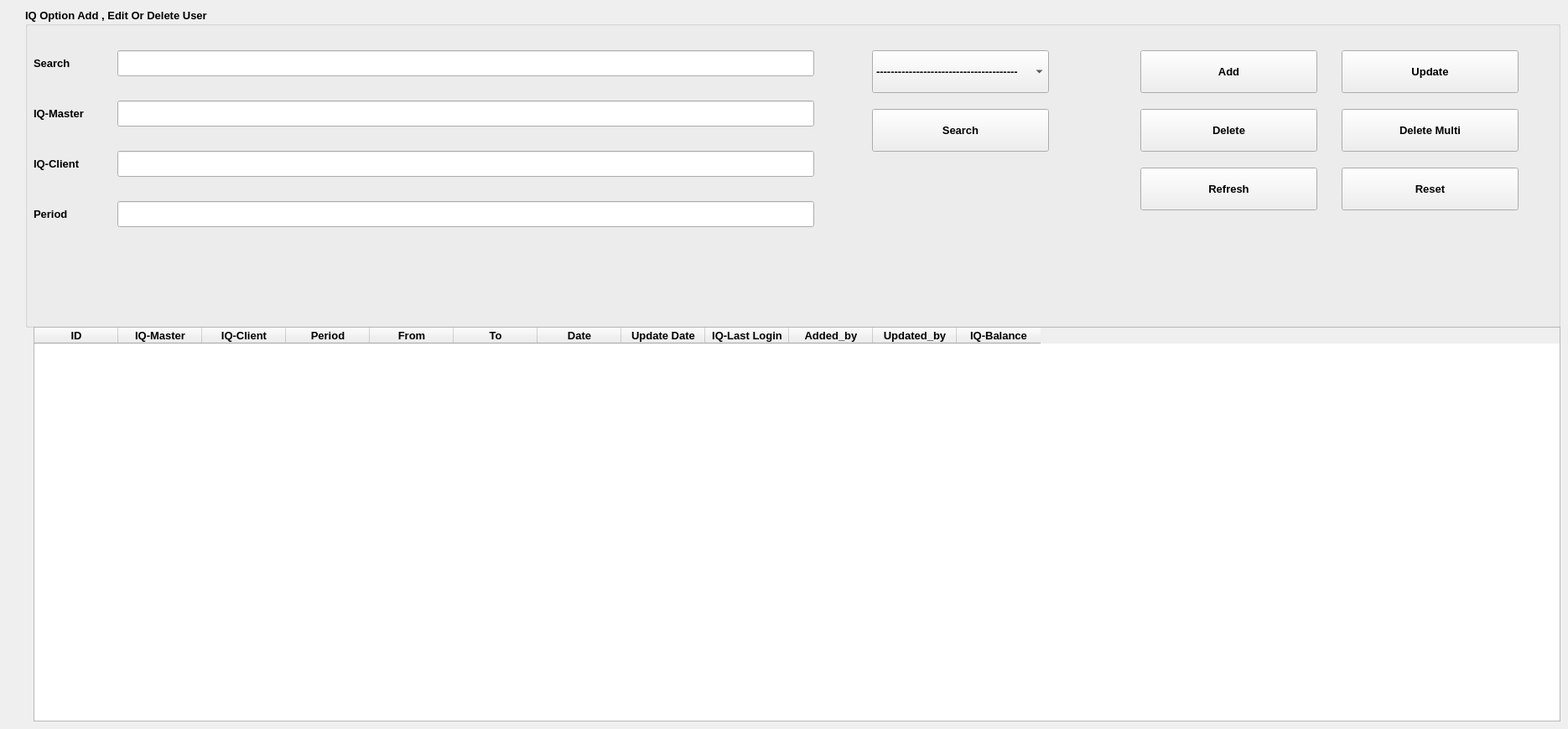
    <widget class="QWidget" name="tab_6">
     <attribute name="title">
      <string>Qx to Qx</string>
     </attribute>
     <widget class="QGroupBox" name="groupBox_14">
      <property name="geometry">
       <rect>
        <x>30</x>
        <y>10</y>
        <width>1831</width>
        <height>381</height>
       </rect>
      </property>
      <property name="font">
       <font>
        <family>Segoe UI</family>
        <pointsize>10</pointsize>
        <weight>75</weight>
        <bold>true</bold>
       </font>
      </property>
      <property name="title">
       <string>IQ Option Add , Edit Or Delete User</string>
      </property>
      <property name="flat">
       <bool>false</bool>
      </property>
      <widget class="QLineEdit" name="lineEdit_46">
       <property name="geometry">
        <rect>
         <x>110</x>
         <y>110</y>
         <width>831</width>
         <height>31</height>
        </rect>
       </property>
       <property name="font">
        <font>
         <family>Segoe UI</family>
         <pointsize>10</pointsize>
        </font>
       </property>
      </widget>
      <widget class="QLabel" name="label_87">
       <property name="geometry">
        <rect>
         <x>10</x>
         <y>110</y>
         <width>81</width>
         <height>31</height>
        </rect>
       </property>
       <property name="font">
        <font>
         <family>Segoe UI</family>
         <pointsize>10</pointsize>
        </font>
       </property>
       <property name="text">
        <string>IQ-Master</string>
       </property>
      </widget>
      <widget class="QLabel" name="label_88">
       <property name="geometry">
        <rect>
         <x>10</x>
         <y>170</y>
         <width>81</width>
         <height>31</height>
        </rect>
       </property>
       <property name="font">
        <font>
         <family>Segoe UI</family>
         <pointsize>10</pointsize>
        </font>
       </property>
       <property name="text">
        <string>IQ-Client</string>
       </property>
      </widget>
      <widget class="QLineEdit" name="lineEdit_47">
       <property name="geometry">
        <rect>
         <x>110</x>
         <y>170</y>
         <width>831</width>
         <height>31</height>
        </rect>
       </property>
       <property name="font">
        <font>
         <family>Segoe UI</family>
         <pointsize>10</pointsize>
        </font>
       </property>
      </widget>
      <widget class="QLineEdit" name="lineEdit_48">
       <property name="geometry">
        <rect>
         <x>110</x>
         <y>50</y>
         <width>831</width>
         <height>31</height>
        </rect>
       </property>
       <property name="font">
        <font>
         <family>Segoe UI</family>
         <pointsize>10</pointsize>
        </font>
       </property>
      </widget>
      <widget class="QLabel" name="label_89">
       <property name="geometry">
        <rect>
         <x>10</x>
         <y>50</y>
         <width>51</width>
         <height>31</height>
        </rect>
       </property>
       <property name="font">
        <font>
         <family>Segoe UI</family>
         <pointsize>10</pointsize>
        </font>
       </property>
       <property name="text">
        <string>Search</string>
       </property>
      </widget>
      <widget class="QLineEdit" name="lineEdit_49">
       <property name="geometry">
        <rect>
         <x>110</x>
         <y>230</y>
         <width>831</width>
         <height>31</height>
        </rect>
       </property>
       <property name="font">
        <font>
         <family>Segoe UI</family>
         <pointsize>10</pointsize>
        </font>
       </property>
      </widget>
      <widget class="QLabel" name="label_90">
       <property name="geometry">
        <rect>
         <x>10</x>
         <y>230</y>
         <width>51</width>
         <height>31</height>
        </rect>
       </property>
       <property name="font">
        <font>
         <family>Segoe UI</family>
         <pointsize>10</pointsize>
        </font>
       </property>
       <property name="text">
        <string>Period</string>
       </property>
      </widget>
     </widget>
     <widget class="QTableWidget" name="tableWidget_12">
      <property name="geometry">
       <rect>
        <x>40</x>
        <y>390</y>
        <width>1821</width>
        <height>471</height>
       </rect>
      </property>
      <property name="font">
       <font>
        <pointsize>10</pointsize>
        <weight>75</weight>
        <bold>true</bold>
       </font>
      </property>
      <column>
       <property name="text">
        <string>ID</string>
       </property>
      </column>
      <column>
       <property name="text">
        <string>IQ-Master</string>
       </property>
      </column>
      <column>
       <property name="text">
        <string>IQ-Client</string>
       </property>
      </column>
      <column>
       <property name="text">
        <string>Period</string>
       </property>
      </column>
      <column>
       <property name="text">
        <string>From</string>
       </property>
      </column>
      <column>
       <property name="text">
        <string>To</string>
       </property>
      </column>
      <column>
       <property name="text">
        <string>Date</string>
       </property>
      </column>
      <column>
       <property name="text">
        <string>Update Date</string>
       </property>
      </column>
      <column>
       <property name="text">
        <string>IQ-Last Login</string>
       </property>
      </column>
      <column>
       <property name="text">
        <string>Added_by</string>
       </property>
      </column>
      <column>
       <property name="text">
        <string>Updated_by</string>
       </property>
      </column>
      <column>
       <property name="text">
        <string>IQ-Balance</string>
       </property>
      </column>
     </widget>
     <widget class="QComboBox" name="Search_ComboBox_12">
      <property name="geometry">
       <rect>
        <x>1040</x>
        <y>60</y>
        <width>211</width>
        <height>51</height>
       </rect>
      </property>
      <property name="font">
       <font>
        <family>Segoe UI</family>
        <pointsize>10</pointsize>
        <weight>75</weight>
        <bold>true</bold>
       </font>
      </property>
      <item>
       <property name="text">
        <string>---------------------------------------</string>
       </property>
      </item>
      <item>
       <property name="text">
        <string>ID</string>
       </property>
      </item>
      <item>
       <property name="text">
        <string>Master &amp; Slave</string>
       </property>
      </item>
      <item>
       <property name="text">
        <string>Master</string>
       </property>
      </item>
      <item>
       <property name="text">
        <string>Slave</string>
       </property>
      </item>
     </widget>
     <widget class="QPushButton" name="Delete_Button_12">
      <property name="geometry">
       <rect>
        <x>1360</x>
        <y>130</y>
        <width>211</width>
        <height>51</height>
       </rect>
      </property>
      <property name="font">
       <font>
        <family>Segoe UI</family>
        <pointsize>10</pointsize>
        <weight>75</weight>
        <bold>true</bold>
       </font>
      </property>
      <property name="text">
       <string>Delete</string>
      </property>
      <property name="icon">
       <iconset resource="resource.qrc">
        <normaloff>:/ico/remove-user.png</normaloff>:/ico/remove-user.png</iconset>
      </property>
      <property name="iconSize">
       <size>
        <width>40</width>
        <height>40</height>
       </size>
      </property>
     </widget>
     <widget class="QPushButton" name="Search_Button_12">
      <property name="geometry">
       <rect>
        <x>1040</x>
        <y>130</y>
        <width>211</width>
        <height>51</height>
       </rect>
      </property>
      <property name="font">
       <font>
        <family>Segoe UI</family>
        <pointsize>10</pointsize>
        <weight>75</weight>
        <bold>true</bold>
       </font>
      </property>
      <property name="text">
       <string>Search</string>
      </property>
      <property name="icon">
       <iconset resource="resource.qrc">
        <normaloff>:/ico/search-user.png</normaloff>:/ico/search-user.png</iconset>
      </property>
      <property name="iconSize">
       <size>
        <width>35</width>
        <height>35</height>
       </size>
      </property>
     </widget>
     <widget class="QPushButton" name="Update_Button_12">
      <property name="geometry">
       <rect>
        <x>1600</x>
        <y>60</y>
        <width>211</width>
        <height>51</height>
       </rect>
      </property>
      <property name="font">
       <font>
        <family>Segoe UI</family>
        <pointsize>10</pointsize>
        <weight>75</weight>
        <bold>true</bold>
       </font>
      </property>
      <property name="text">
       <string>Update</string>
      </property>
      <property name="icon">
       <iconset resource="resource.qrc">
        <normaloff>:/ico/user_edit.png</normaloff>:/ico/user_edit.png</iconset>
      </property>
      <property name="iconSize">
       <size>
        <width>40</width>
        <height>40</height>
       </size>
      </property>
     </widget>
     <widget class="QPushButton" name="Add_Button_12">
      <property name="geometry">
       <rect>
        <x>1360</x>
        <y>60</y>
        <width>211</width>
        <height>51</height>
       </rect>
      </property>
      <property name="font">
       <font>
        <family>Segoe UI</family>
        <pointsize>10</pointsize>
        <weight>75</weight>
        <bold>true</bold>
       </font>
      </property>
      <property name="text">
       <string>Add</string>
      </property>
      <property name="icon">
       <iconset resource="resource.qrc">
        <normaloff>:/ico/images-removebg-preview.png</normaloff>:/ico/images-removebg-preview.png</iconset>
      </property>
      <property name="iconSize">
       <size>
        <width>40</width>
        <height>40</height>
       </size>
      </property>
     </widget>
     <widget class="QPushButton" name="Rest_Button_12">
      <property name="geometry">
       <rect>
        <x>1600</x>
        <y>200</y>
        <width>211</width>
        <height>51</height>
       </rect>
      </property>
      <property name="font">
       <font>
        <family>Segoe UI</family>
        <pointsize>10</pointsize>
        <weight>75</weight>
        <bold>true</bold>
       </font>
      </property>
      <property name="text">
       <string>Reset</string>
      </property>
      <property name="icon">
       <iconset resource="resource.qrc">
        <normaloff>:/ico/reset.png</normaloff>:/ico/reset.png</iconset>
      </property>
      <property name="iconSize">
       <size>
        <width>35</width>
        <height>35</height>
       </size>
      </property>
     </widget>
     <widget class="QPushButton" name="Delete_Multi_Button_12">
      <property name="geometry">
       <rect>
        <x>1600</x>
        <y>130</y>
        <width>211</width>
        <height>51</height>
       </rect>
      </property>
      <property name="font">
       <font>
        <family>Segoe UI</family>
        <pointsize>10</pointsize>
        <weight>75</weight>
        <bold>true</bold>
       </font>
      </property>
      <property name="text">
       <string>Delete Multi</string>
      </property>
      <property name="icon">
       <iconset resource="resource.qrc">
        <normaloff>:/ico/remove-user.png</normaloff>:/ico/remove-user.png</iconset>
      </property>
      <property name="iconSize">
       <size>
        <width>40</width>
        <height>40</height>
       </size>
      </property>
     </widget>
     <widget class="QPushButton" name="Refresh_Button_12">
      <property name="geometry">
       <rect>
        <x>1360</x>
        <y>200</y>
        <width>211</width>
        <height>51</height>
       </rect>
      </property>
      <property name="font">
       <font>
        <family>Segoe UI</family>
        <pointsize>10</pointsize>
        <weight>75</weight>
        <bold>true</bold>
       </font>
      </property>
      <property name="text">
       <string>Refresh</string>
      </property>
      <property name="icon">
       <iconset resource="resource.qrc">
        <normaloff>:/ico/refresh.png</normaloff>:/ico/refresh.png</iconset>
      </property>
      <property name="iconSize">
       <size>
        <width>35</width>
        <height>35</height>
       </size>
      </property>
     </widget>
    </widget>
